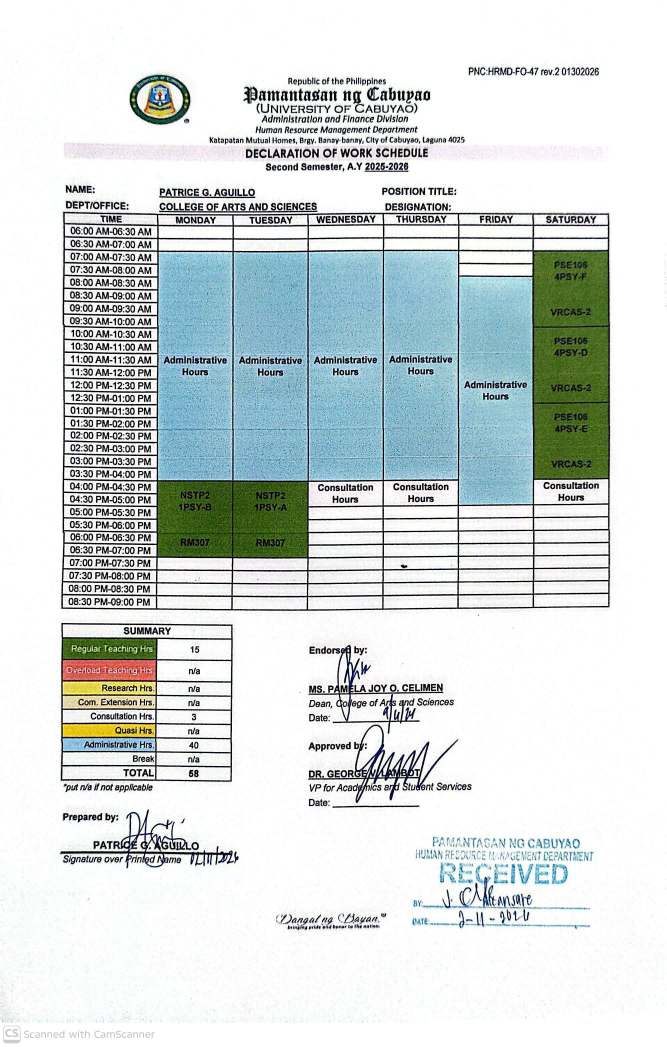
#> input picture new_sched_1.jpg, 2000 x 3139 px (shown at 1/3 size)
$ python TableLinesRemover.py
#> lines starting #> are read from the running program, lines starting #| are printed output that depends on the picture; after the words box and inside, x2 and y2 are one past the last pixel; in counts of white or black regions, pixels touching at a corner belong together
#> further down, image is the input picture: shape (3139, 2000, 3); mean B, G, R 219.6, 220.5, 213.2
import cv2
import numpy as np
import os
import subprocess
import re
import difflib

# ==========================================
# PART 1: IMAGE CLEANUP & CROPPING
# ==========================================
class TableLinesRemover:
    def __init__(self, image):
        self.image = image.copy()
        self.original = image.copy()

    def execute(self):
        self.isolate_color_blocks()
        self.grayscale_image()
        self.threshold_image()
        self.invert_image()
        self.erode_vertical_lines()
        self.erode_horizontal_lines()
        self.combine_eroded_images()
        self.erase_lines_from_original()
        self.restore_color_blocks()
        self.crop_to_largest_table()
        return self.final_image

    def _make_solid_color_mask(self, hsv, min_area=200):
#> called with min_area = 200
        raw = cv2.inRange(hsv, np.array([0, 30, 30]), np.array([180, 255, 255]))
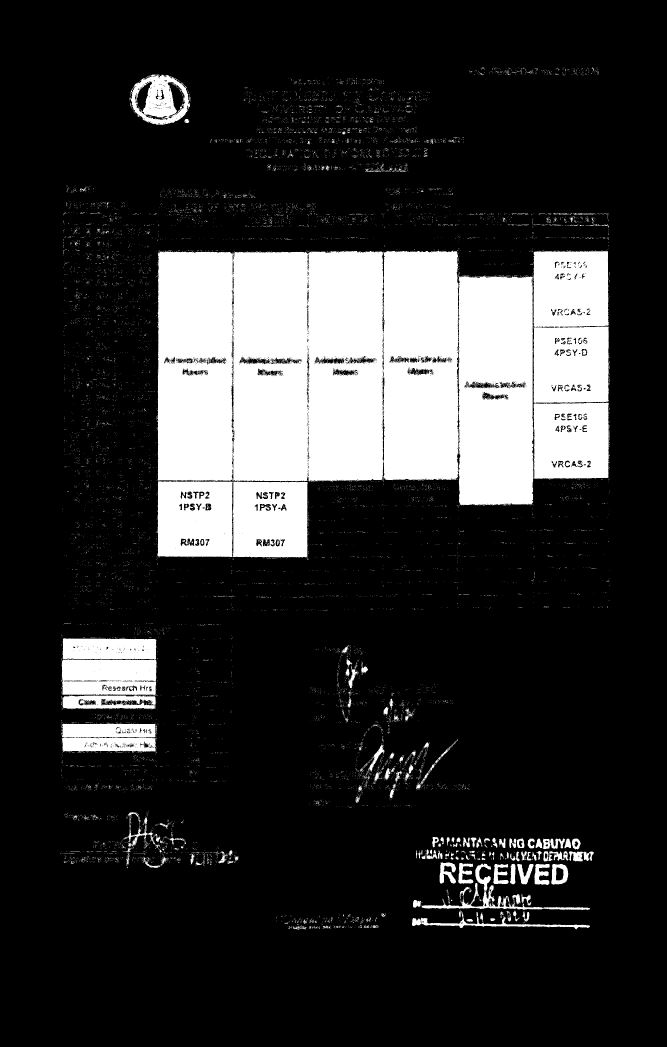
#> raw: shape (3139, 2000) (shown at 1/3 size); 18.4% white; 12517 white regions (12249 under 20 px)
        contours, _ = cv2.findContours(raw, cv2.RETR_EXTERNAL, cv2.CHAIN_APPROX_SIMPLE)
#> contours = 12114 contours, 11944 with area under 20; largest, box (x1, y1, x2, y2) and area: (470, 752, 1601, 1516) 765510, (1599, 753, 1827, 1209) 100492, (471, 1443, 698, 1671) 49793, (1601, 1208, 1826, 1436) 49790, (699, 1445, 924, 1673) 49658
        solid = np.zeros_like(raw)
        for cnt in contours:
            if cv2.contourArea(cnt) > min_area:
                cv2.drawContours(solid, [cnt], -1, 255, -1)
#> this loop made 12114 passes
#> cnt on passes 1 to 3: [[873, 2786]], [[936, 2785]], [[1005, 2784]]
#> solid: shape (3139, 2000); 18.5% white; 48 white regions, largest, box (x1, y1, x2, y2) and area: (470, 752, 1601, 1516) 768126, (1599, 753, 1827, 1209) 101200, (471, 1443, 698, 1671) 50242
        return solid

    def isolate_color_blocks(self):
        hsv = cv2.cvtColor(self.original, cv2.COLOR_BGR2HSV)
        self.solid_color_mask = self._make_solid_color_mask(hsv)
        self.isolated_colors = cv2.bitwise_and(self.original, self.original, mask=self.solid_color_mask)

    def grayscale_image(self):
        self.grey = cv2.cvtColor(self.image, cv2.COLOR_BGR2GRAY)

    def threshold_image(self):
        self.thresholded_image = cv2.threshold(self.grey, 150, 255, cv2.THRESH_BINARY)[1]
#> self.thresholded_image: shape (3139, 2000); 87.3% white; 13988 black regions (12348 under 20 px), largest, box (x1, y1, x2, y2) and area: (184, 635, 1831, 1833) 400279, (182, 1869, 698, 2346) 56623, (180, 2428, 701, 2605) 12671

    def invert_image(self):
        self.inverted_image = cv2.bitwise_not(self.thresholded_image)
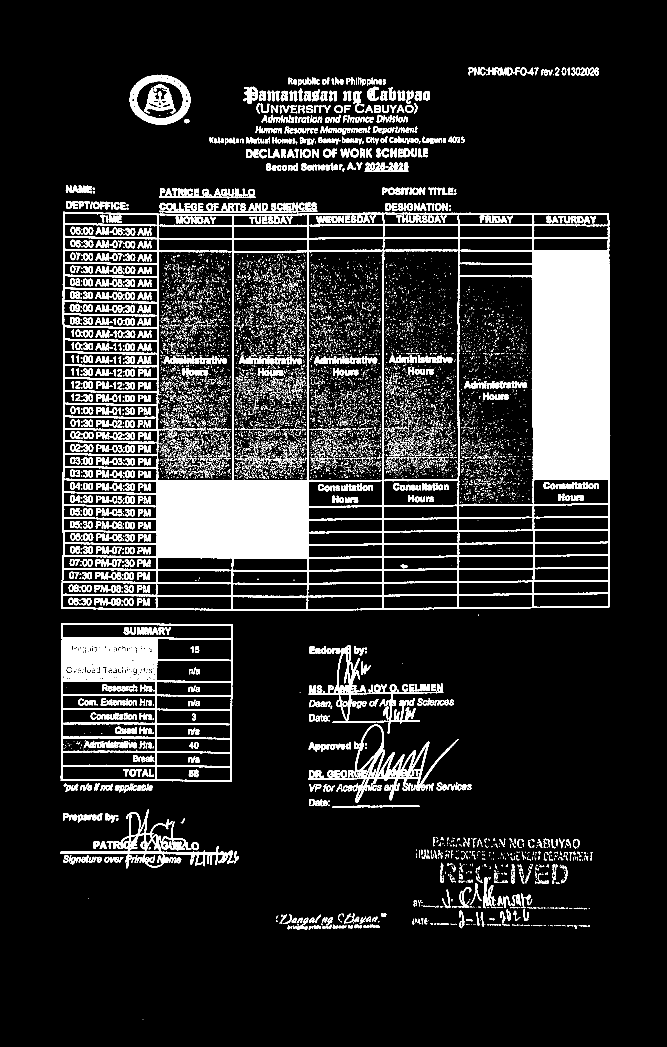
#> self.inverted_image: shape (3139, 2000) (shown at 1/3 size); 12.7% white; 13988 white regions (12348 under 20 px), largest, box (x1, y1, x2, y2) and area: (184, 635, 1831, 1833) 400279, (182, 1869, 698, 2346) 56623, (180, 2428, 701, 2605) 12671

    def erode_vertical_lines(self):
        ver = cv2.getStructuringElement(cv2.MORPH_RECT, (1, 40))
#> ver = 40 values from 1 to 1
        self.vertical_lines = cv2.erode(self.inverted_image, ver, iterations=1)
#> self.vertical_lines: shape (3139, 2000); 4.3% white; 97 white regions (40 under 20 px), largest, box (x1, y1, x2, y2) and area: (1597, 660, 1830, 1805) 152891, (468, 661, 927, 1813) 98320, (184, 655, 195, 1807) 3836
        self.vertical_lines = cv2.dilate(self.vertical_lines, ver, iterations=1)
#> self.vertical_lines: shape (3139, 2000); 5% white; 86 white regions, largest, box (x1, y1, x2, y2) and area: (1597, 641, 1830, 1825) 162368, (468, 642, 927, 1833) 117157, (184, 636, 195, 1827) 4655

    def erode_horizontal_lines(self):
        hor = cv2.getStructuringElement(cv2.MORPH_RECT, (40, 1))
        self.horizontal_lines = cv2.erode(self.inverted_image, hor, iterations=1)
#> self.horizontal_lines: shape (3139, 2000); 5.6% white; 68 white regions (7 under 20 px), largest, box (x1, y1, x2, y2) and area: (210, 748, 1812, 1439) 138859, (208, 1437, 1811, 1676) 120648, (205, 1912, 679, 1941) 6829
        self.horizontal_lines = cv2.dilate(self.horizontal_lines, hor, iterations=1)
#> self.horizontal_lines: shape (3139, 2000); 6.6% white; 64 white regions, largest, box (x1, y1, x2, y2) and area: (191, 748, 1832, 1439) 166393, (189, 1437, 1831, 1676) 132972, (186, 1912, 699, 1941) 8311

    def combine_eroded_images(self):
        self.combined_lines = cv2.add(self.vertical_lines, self.horizontal_lines)
#> self.combined_lines: shape (3139, 2000); 7.3% white; 40 white regions, largest, box (x1, y1, x2, y2) and area: (184, 636, 1832, 1833) 388908, (183, 1870, 699, 2346) 46876, (181, 2439, 699, 2605) 3964
        kernel = cv2.getStructuringElement(cv2.MORPH_RECT, (3, 3))
#> kernel = [[1, 1, 1], [1, 1, 1], [1, 1, 1]]
        self.combined_lines = cv2.dilate(self.combined_lines, kernel, iterations=1)
#> self.combined_lines: shape (3139, 2000); 8.8% white; 34 white regions, largest, box (x1, y1, x2, y2) and area: (183, 635, 1833, 1834) 456087, (182, 1869, 700, 2347) 64243, (926, 1935, 1332, 2169) 5535

    def erase_lines_from_original(self):
        self.image_without_lines = self.original.copy()
        self.image_without_lines[self.combined_lines == 255] = [255, 255, 255]

    def restore_color_blocks(self):
        inv_color_mask = cv2.bitwise_not(self.solid_color_mask)
        bg_area = cv2.bitwise_and(self.image_without_lines, self.image_without_lines, mask=inv_color_mask)
        self.final_image = cv2.add(bg_area, self.isolated_colors)

    def crop_to_largest_table(self):
        kernel = cv2.getStructuringElement(cv2.MORPH_RECT, (10, 10))
        closed_lines = cv2.morphologyEx(self.combined_lines, cv2.MORPH_CLOSE, kernel)
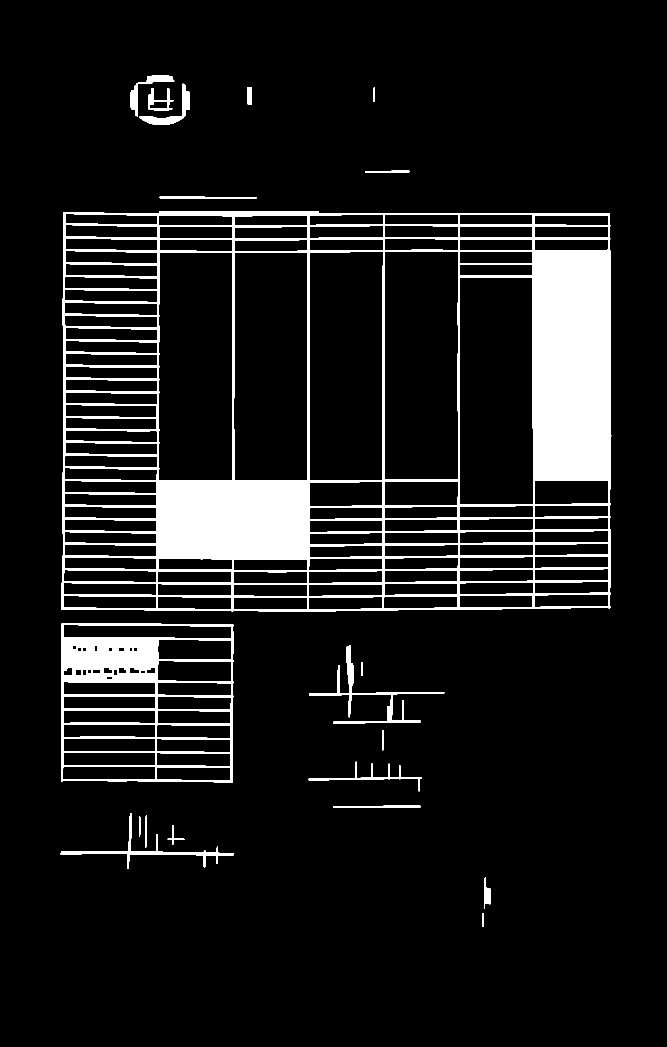
#> closed_lines: shape (3139, 2000) (shown at 1/3 size); 8.9% white; 21 white regions
        contours, _ = cv2.findContours(closed_lines, cv2.RETR_EXTERNAL, cv2.CHAIN_APPROX_SIMPLE)
#> contours = 21 contours; largest, box (x1, y1, x2, y2) and area: (184, 633, 1834, 1835) 1955536, (183, 1870, 701, 2348) 242341, (927, 1936, 1333, 2170) 6326, (181, 2439, 701, 2607) 4941, (418, 251, 570, 374) 3580

        max_area = 0
        best_box = None
        for cnt in contours:
            x, y, w, h = cv2.boundingRect(cnt)
            area = w * h
            if area > max_area:
                max_area = area
                best_box = (x, y, w, h)
#> this loop made 21 passes
#> (cnt, x, y, w, h, area, max_area) on pass 1: ([[1447, 2739], [1447, 2780], [1449, 2780], [1449, 2739]], 1447, 2739, 3, 42, 126, 126)
#> after the loop, max_area = 1983300

        if best_box is not None:
            x, y, w, h = best_box
#> x = 184; y = 633; w = 1650; h = 1202
            padding = -5
            y_start = max(0, y - padding)
#> y_start = 638
            y_end = min(self.final_image.shape[0], y + h + padding)
#> y_end = 1830
            x_start = max(0, x - padding)
#> x_start = 189
            x_end = min(self.final_image.shape[1], x + w + padding)
#> x_end = 1829
            self.final_image = self.final_image[y_start:y_end, x_start:x_end]
#> self.final_image: shape (1192, 1640, 3)


# ==========================================
# PART 2: OCR & GEOMETRIC DATA EXTRACTION
# ==========================================
class ScheduleDataExtractor:
    def __init__(self, cropped_image):
        self.image = cropped_image
        self.img_h, self.img_w = self.image.shape[:2]

        hsv = cv2.cvtColor(self.image, cv2.COLOR_BGR2HSV)
#> hsv: shape (1192, 1640, 3); mean H, S, V 64.1, 60.6, 200.6
        gray_full = cv2.cvtColor(self.image, cv2.COLOR_BGR2GRAY)
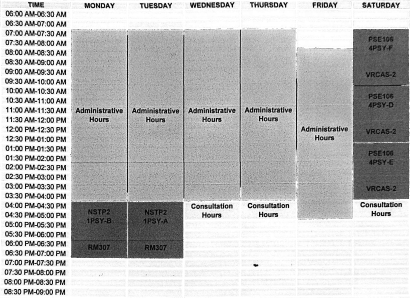
#> gray_full: shape (1192, 1640) (shown at 1/4 size); min 0, max 255, mean 186.3

        # 1. DEFINE COLOR FAMILIES FOR BOTH MASKING AND CATEGORIZATION
        self.color_families = [
            # 0: Dark Green (PSM113 / RM319)
            cv2.inRange(hsv, np.array([35, 40, 20]), np.array([85, 255, 200])),
            # 1: Blue (Administrative Hours)
            cv2.inRange(hsv, np.array([90, 40, 40]), np.array([130, 255, 255])),
            # 2: Red/Peach (PSE105 / 4PSY)
            cv2.bitwise_or(
                cv2.inRange(hsv, np.array([0, 40, 100]), np.array([15, 255, 255])),
                cv2.inRange(hsv, np.array([160, 40, 100]), np.array([180, 255, 255]))
            ),
            # 3: Yellow/Beige (Research / Comm Ext)
            cv2.inRange(hsv, np.array([15, 20, 150]), np.array([35, 255, 255]))
        ]

        # --- Zone B: Inside Colored Blocks (Per-Color Extraction & Noise Filtering) ---
        self.color_mask = np.zeros(self.image.shape[:2], dtype=np.uint8)
        ink_in_color = np.zeros(self.image.shape[:2], dtype=np.uint8)

        for i, fam_mask in enumerate(self.color_families):
            clean_kernel = cv2.getStructuringElement(cv2.MORPH_RECT, (3, 3))
            fam_mask = cv2.morphologyEx(fam_mask, cv2.MORPH_CLOSE, clean_kernel)
            self.color_mask = cv2.bitwise_or(self.color_mask, fam_mask)

            # Tailor the smoothing and thresholding per color family
            if i == 0:  # Dark Green
                # Target the "blackest" pixels and make them white using a global threshold.
                smooth = cv2.medianBlur(gray_full, 3)

                # THRESH_BINARY_INV turns anything darker than a value of 75 into pure white (255).
                # The black text easily falls under 75, while the green background stays above it.
                _, color_text_thresh = cv2.threshold(smooth, 40, 255, cv2.THRESH_BINARY_INV)
                min_area = 5  # We can lower this now since the global threshold creates less static
                min_h = 6

            elif i == 1:  # Blue
                smooth = cv2.medianBlur(gray_full, 5)
                smooth = cv2.bilateralFilter(smooth, 9, 75, 75)
                color_text_thresh = cv2.adaptiveThreshold(
                    smooth, 255, cv2.ADAPTIVE_THRESH_GAUSSIAN_C, cv2.THRESH_BINARY_INV, 15, 14
                )
                min_area = 15
                min_h = 6

            else:         # Red & Yellow
                smooth = cv2.medianBlur(gray_full, 5)
                color_text_thresh = cv2.adaptiveThreshold(
                    smooth, 255, cv2.ADAPTIVE_THRESH_GAUSSIAN_C, cv2.THRESH_BINARY_INV, 15, 8
                )
                min_area = 12
                min_h = 6

            raw_ink = cv2.bitwise_and(color_text_thresh, color_text_thresh, mask=fam_mask)

            # Filter out all noise using connected components
            family_ink = np.zeros(self.image.shape[:2], dtype=np.uint8)
            num_labels, labels, stats, _ = cv2.connectedComponentsWithStats(raw_ink, connectivity=8)

            for lbl in range(1, num_labels):
                area = stats[lbl, cv2.CC_STAT_AREA]
                h = stats[lbl, cv2.CC_STAT_HEIGHT]
                if area >= min_area and h >= min_h:
                    family_ink[labels == lbl] = 255

            # [9 lines of commented-out code are left out]

            ink_in_color = cv2.bitwise_or(ink_in_color, family_ink)
#> this loop made 4 passes
#> (min_area, num_labels, stats) on pass 3: (12, 1, [[0, 0, 1640, 1192, 1954880]])
#> color_text_thresh: shape (1192, 1640); 10.4% white; 10031 white regions (8895 under 20 px), largest, box (x1, y1, x2, y2) and area: (1409, 116, 1637, 798) 10050, (283, 804, 734, 1034) 8676, (733, 138, 738, 795) 2568
#> family_ink: shape (1192, 1640); every value is 0
#> ink_in_color: shape (1192, 1640); 0.74% white; 308 white regions (76 under 20 px), largest, box (x1, y1, x2, y2) and area: (1417, 339, 1605, 345) 561, (508, 432, 512, 544) 208, (1483, 288, 1499, 309) 184
#> raw_ink: shape (1192, 1640); 0% white in thin lines or dots, all inside (x1, y1, x2, y2) = (562, 808, 748, 817)
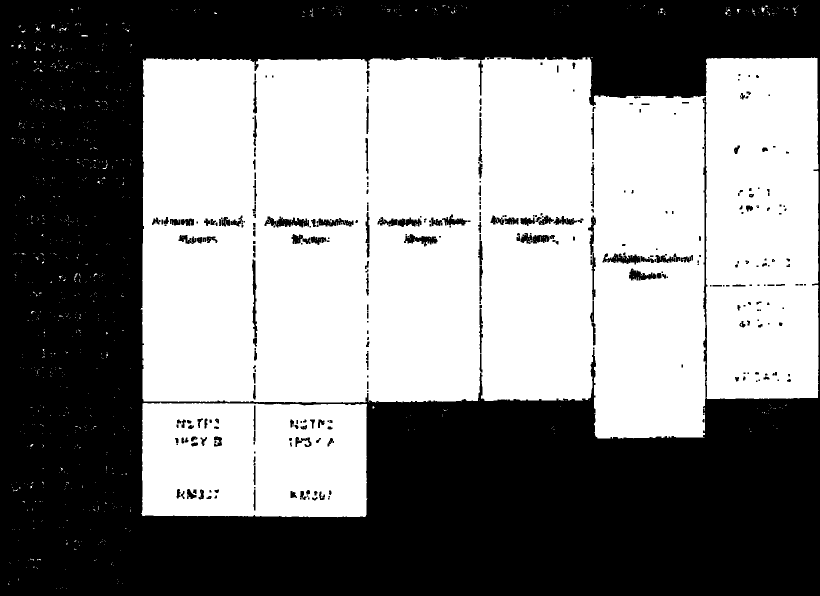
#> self.color_mask: shape (1192, 1640) (shown at 1/2 size); 50.8% white; 351 black regions (124 under 20 px), largest, box (x1, y1, x2, y2) and area: (0, 0, 1640, 1192) 932851, (1205, 507, 1308, 529) 1146, (529, 433, 618, 455) 1113

        # --- Zone A: White background (Outside colored blocks) ---
        _, bw_outside = cv2.threshold(gray_full, 150, 255, cv2.THRESH_BINARY_INV)
#> bw_outside: shape (1192, 1640); 22.1% white; 13077 white regions (12197 under 20 px), largest, box (x1, y1, x2, y2) and area: (1410, 115, 1638, 571) 101200, (282, 805, 509, 1033) 50241, (1412, 570, 1637, 798) 50234
        bw_outside_masked = cv2.bitwise_and(bw_outside, bw_outside, mask=cv2.bitwise_not(self.color_mask))
#> bw_outside_masked: shape (1192, 1640); 5.6% white; 1494 white regions (780 under 20 px), largest, box (x1, y1, x2, y2) and area: (507, 521, 513, 674) 490, (98, 352, 139, 375) 482, (96, 276, 138, 299) 474

        noise_kernel = cv2.getStructuringElement(cv2.MORPH_ELLIPSE, (2, 2))
#> noise_kernel = [[0, 1], [1, 1]]
        bw_opened = cv2.morphologyEx(bw_outside_masked, cv2.MORPH_OPEN, noise_kernel, iterations=1)
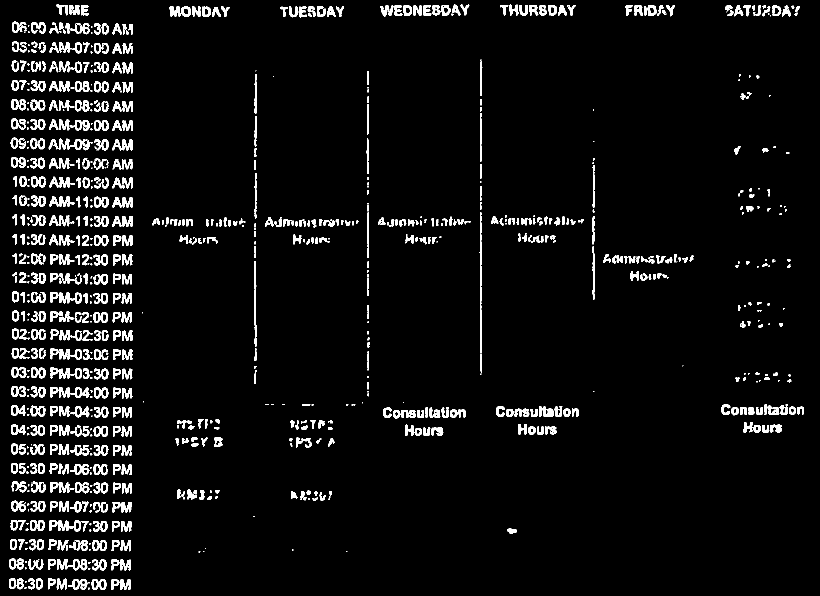
#> bw_opened: shape (1192, 1640) (shown at 1/2 size); 5.4% white; 1017 white regions (282 under 20 px), largest, box (x1, y1, x2, y2) and area: (508, 522, 514, 675) 489, (99, 353, 140, 376) 482, (97, 277, 139, 299) 473

        # --- Combine all zones ---
        self.ocr_mask = cv2.bitwise_or(bw_opened, ink_in_color)
#> self.ocr_mask: shape (1192, 1640); 6.1% white; 846 white regions (178 under 20 px), largest, box (x1, y1, x2, y2) and area: (733, 142, 738, 642) 1826, (508, 429, 514, 675) 797, (1184, 382, 1189, 600) 789
        self.bw_image_for_viewing = cv2.bitwise_not(self.ocr_mask)
#> (the rest of the program and of its run is left out)
